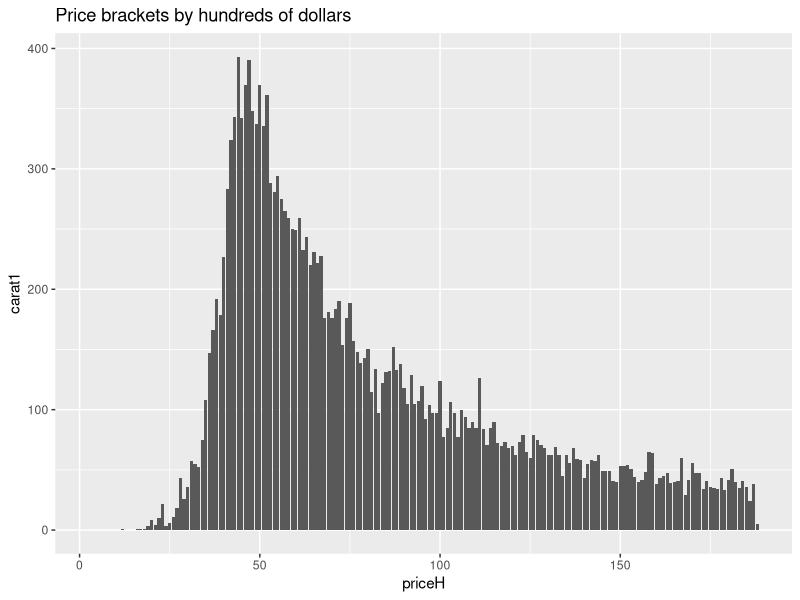
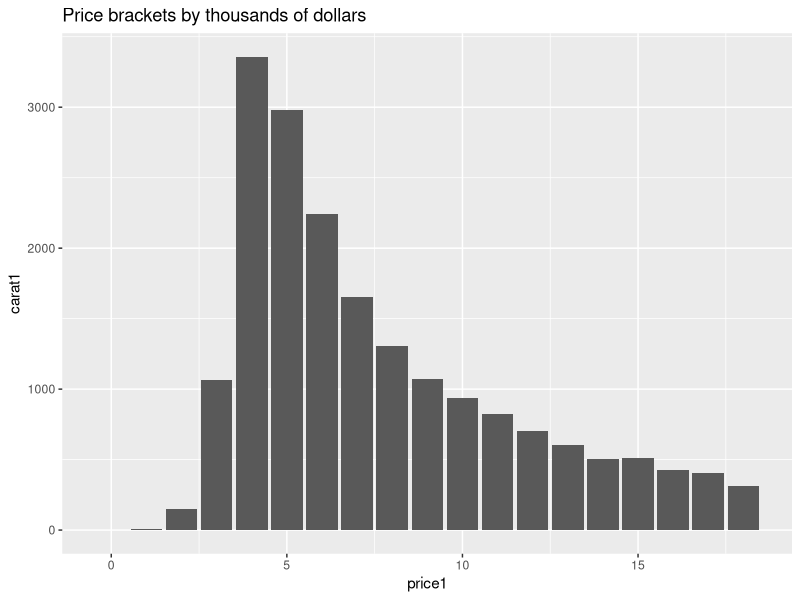
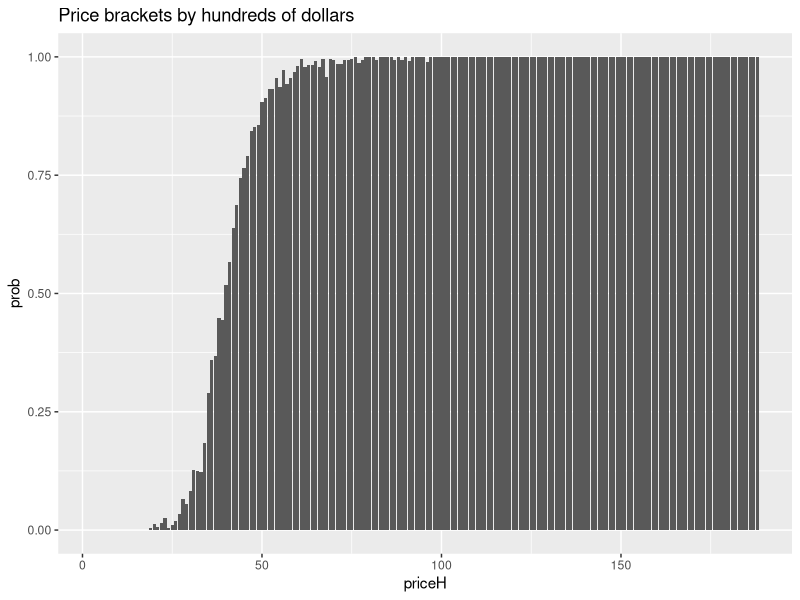
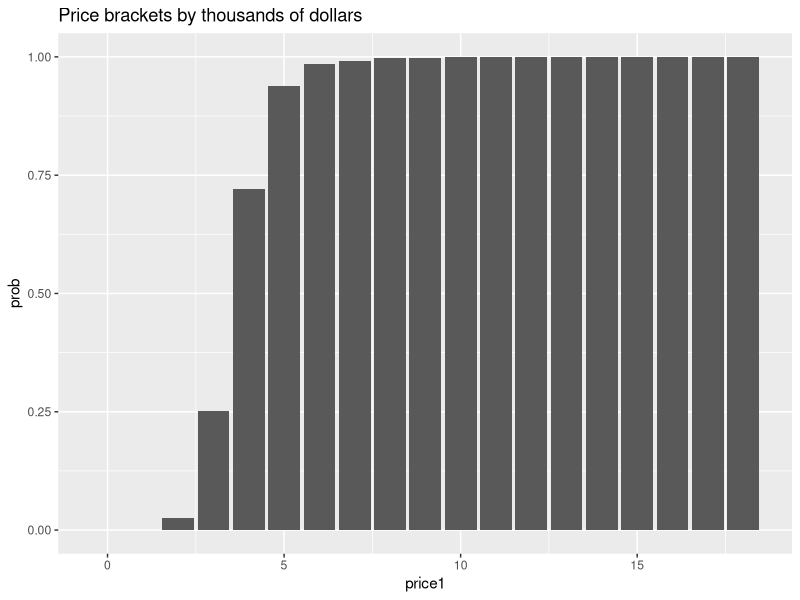
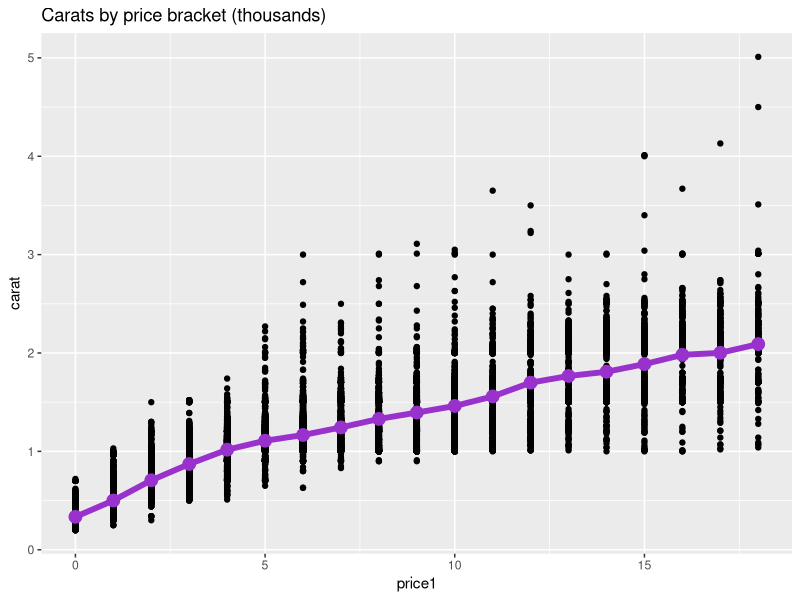
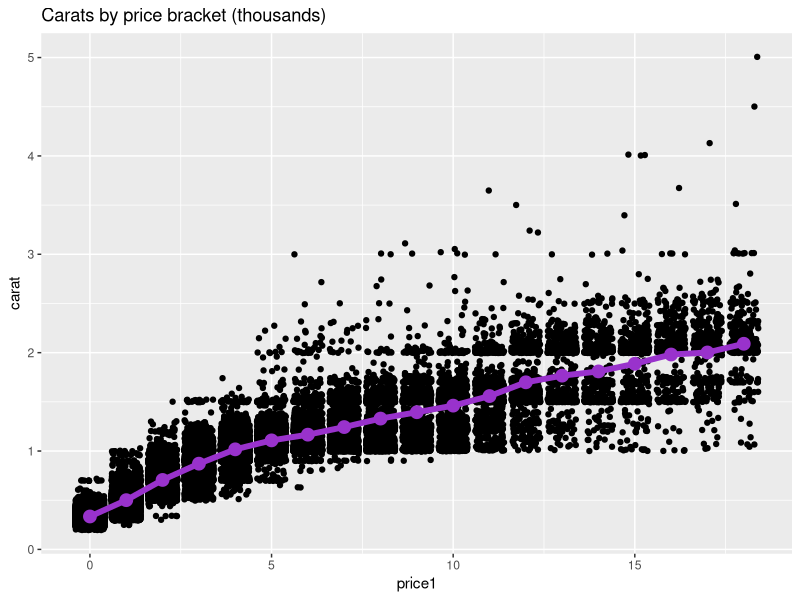
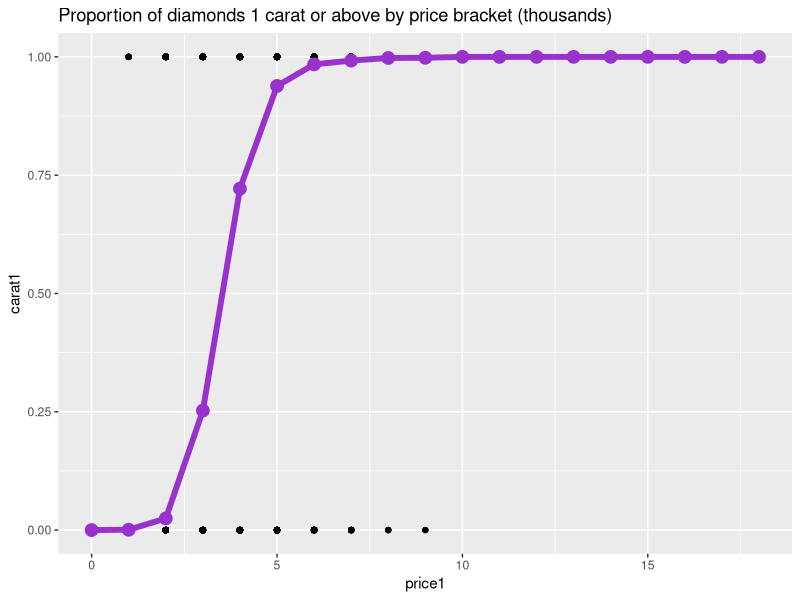
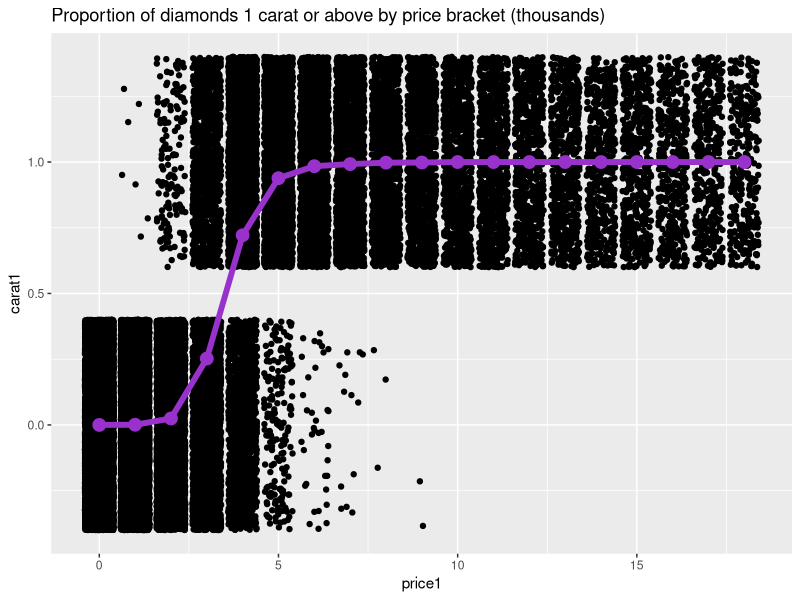

Write R code to recreate these figures, in order.
## ---- chunk 1
knitr::opts_chunk$set(echo = TRUE)

library(tidyverse)

# ggplot2 data -----
# included in tidyverse as a test data set
gem <- diamonds %>%
  select(carat,price) %>%
  mutate( price1 = floor(price/1000),       # the price in thousands
          priceH = floor(price/100),        # the price in hundreds
          carat1 = as.numeric(carat >= 1) ) # whether the gem is >= 1 carat
gemCount <- gem %>%
  group_by( price1 ) %>%
  summarize( total = length(carat1),
             carat1 = sum(carat1),
             prob = carat1/total,
             avCar = mean(carat) )
gemCountH <- gem %>%
  group_by( priceH ) %>%
  summarize( total = length(carat1),
             carat1 = sum(carat1),
             prob = carat1/total,
             avCar = mean(carat) )

# accuracy function -----
accuracy <- function( obs, pre){
  return (  length(which(obs==pre)) / length(obs)  )
}
## ---- chunk 2
# counts by price bracket -----
ggplot( gemCountH ) +
  geom_col( aes(y=carat1,x=priceH) ) +
  ggtitle("Price brackets by hundreds of dollars")

ggplot( gemCount ) +
  geom_col( aes(y=carat1,x=price1) ) +
  ggtitle("Price brackets by thousands of dollars")
## ---- chunk 3
# counts by price bracket -----
ggplot( gemCountH ) +
  geom_col( aes(y=prob,x=priceH) ) +
  ggtitle("Price brackets by hundreds of dollars")

ggplot( gemCount ) +
  geom_col( aes(y=prob,x=price1) ) +
  ggtitle("Price brackets by thousands of dollars")
## ---- chunk 4
ggplot(gem, aes(x=price1, y=carat)) +
  geom_point() + 
  geom_point(data=gemCount,aes(x=price1,y=avCar),color="darkorchid",size=4) +
  geom_line( data=gemCount,aes(x=price1,y=avCar),color="darkorchid",size=2) +
  ggtitle("Carats by price bracket (thousands)")

ggplot(gem, aes(x=price1, y=carat)) +
  geom_point(position = "jitter") + 
  geom_point(data=gemCount,aes(x=price1,y=avCar),color="darkorchid",size=4) +
  geom_line( data=gemCount,aes(x=price1,y=avCar),color="darkorchid",size=2) +
  ggtitle("Carats by price bracket (thousands)")
## ---- chunk 5
ggplot(gem, aes(x=price1, y=carat1)) +
  geom_point() + 
  geom_point(data=gemCount,aes(x=price1,y=prob),color="darkorchid",size=4) +
  geom_line( data=gemCount,aes(x=price1,y=prob),color="darkorchid",size=2) +
  ggtitle("Proportion of diamonds 1 carat or above by price bracket (thousands)")

ggplot(gem, aes(x=price1, y=carat1)) +
  geom_point(position = "jitter") + 
  geom_point(data=gemCount,aes(x=price1,y=prob),color="darkorchid",size=4) +
  geom_line( data=gemCount,aes(x=price1,y=prob),color="darkorchid",size=2) +
  ggtitle("Proportion of diamonds 1 carat or above by price bracket (thousands)")
## ---- chunk 6
# model for whole dataset -----
gemFit <- glm(carat1~price1, data=gem, family="binomial")
summary(gemFit)
## ---- chunk 7
# get a slice of the dataset -----
gemSub <- slice_sample(gem, n=1000)

# set n (number of folds) and prediction threshold -----
n=100
threshold = 0.5
#threshold = mean(gem$carat1)

# shuffle -----
gemSub <- gemSub[ sample.int( nrow(gemSub) ),]

# divide data into folds -----
folds <- cut(1:nrow(gemSub), breaks=n, labels=1:n)
gemSub <- gemSub %>%
  mutate( fold = as.numeric(folds) )

# train and test model in loop-----
acc <- c()
for(i in 1:n){
  idx = which( gemSub$fold == i)
  test <- gemSub[ idx, ]
  train <- gemSub[ -idx,]
  mod <- glm(carat1~price1, data=train, family="binomial")
  #summary(mod)
  testPre <- predict( mod, newdata=test, type="response")
  test <- test %>%
    mutate( prediction = as.numeric(testPre >= threshold) )
  table( test$carat1, test$prediction)
  acc <- c( acc, accuracy(test$carat1, test$prediction) )
}
#acc
summary( acc )
